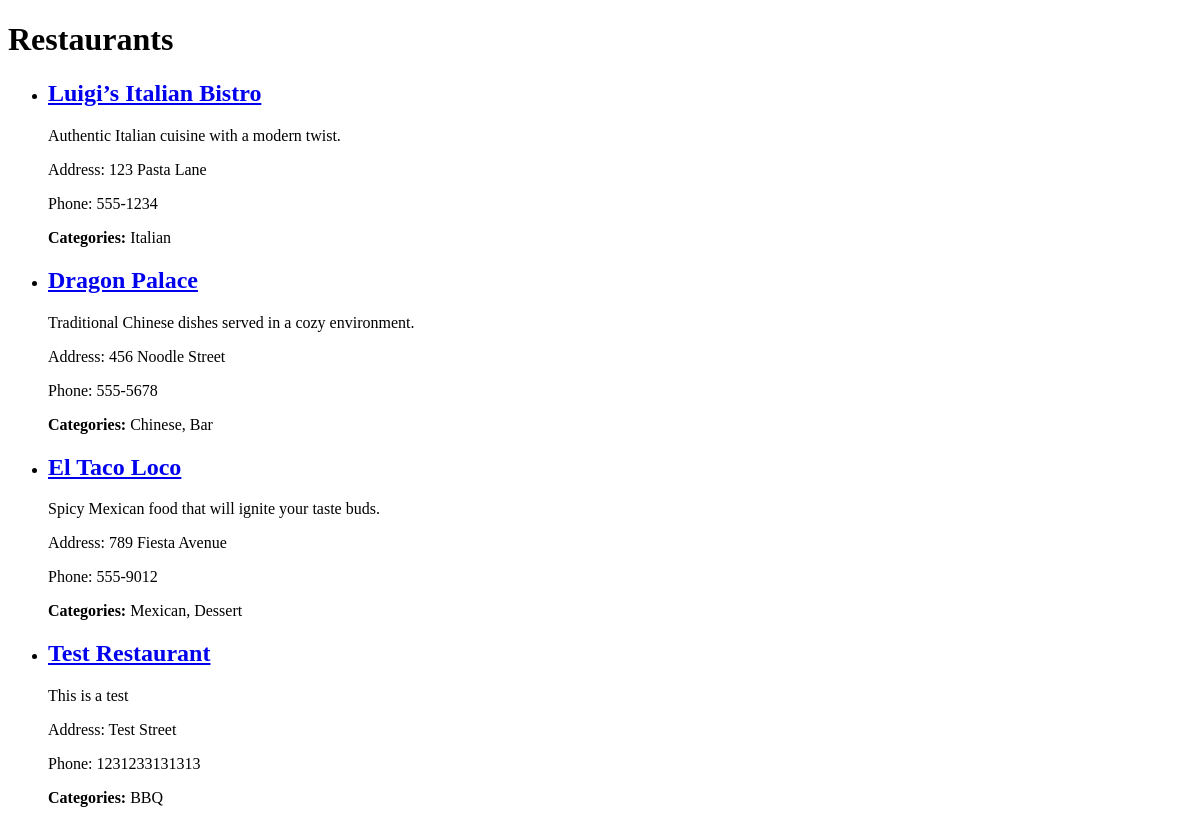
The app's page /restaurants, older data.
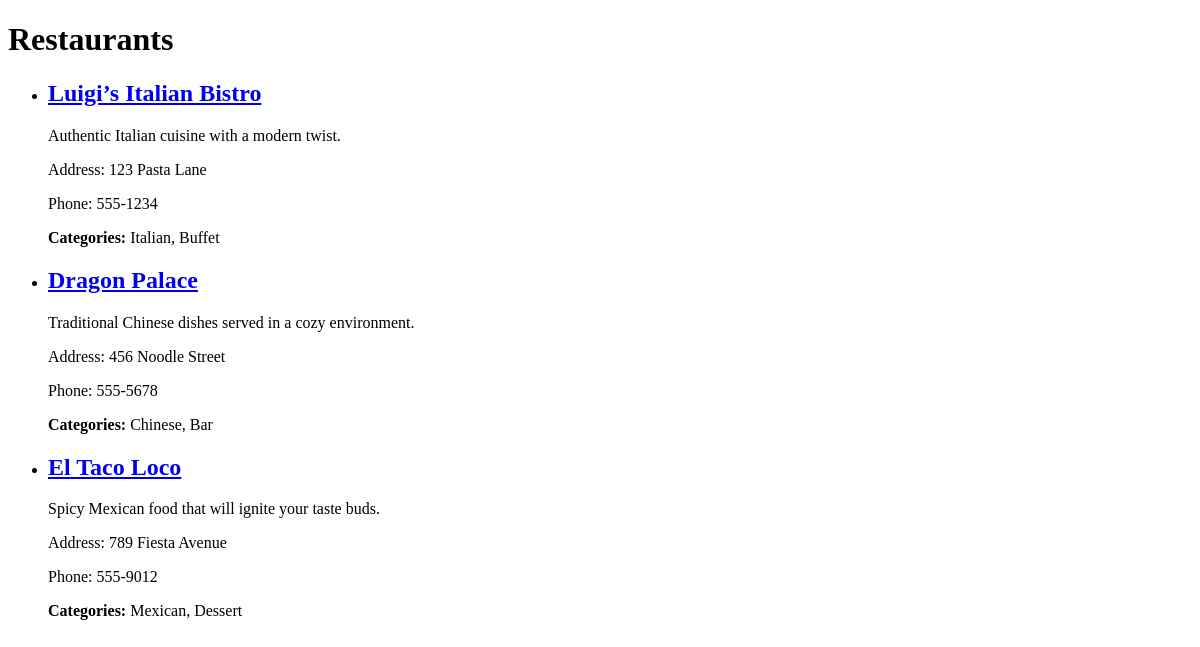
The same page, newer data.
### app/models.py (models this page shows, shortened)
class Restaurant(db.Model):
    __tablename__ = 'restaurants'  # Ensure plural
    id = db.Column(db.Integer, primary_key=True)
    name = db.Column(db.String(128), nullable=False)
    address = db.Column(db.String(256), nullable=False)
    phone_number = db.Column(db.String(20), nullable=False)
    description = db.Column(db.Text(), nullable=True)
    manager_id = db.Column(db.Integer, db.ForeignKey('users.id'), nullable=False)
    categories = db.relationship('Category', secondary='restaurant_categories', back_populates='restaurants')
    reservations = db.relationship('Reservation', back_populates='restaurant', cascade='all, delete-orphan')

class Category(db.Model):
    __tablename__ = 'categories'  # Ensure plural
    id = db.Column(db.Integer, primary_key=True)
    name = db.Column(db.String(64), nullable=False, unique=True)
    restaurants = db.relationship('Restaurant', secondary='restaurant_categories', back_populates='categories')

### app/main/routes.py (the view)
@bp.route('/restaurants')
def list_restaurants():
    restaurants = Restaurant.query.all()
    return render_template('restaurants.html', restaurants=restaurants)

### app/templates/restaurants.html (shortened to what this page needs)
<!DOCTYPE html>
<html lang="en">
<head>
</head>
<body>
    <h1>Restaurants</h1>
    <ul>
        {% for restaurant in restaurants %}
            <li>
                <h2>
                    <a href="{{ url_for('main.get_restaurant_detail', restaurant_id=restaurant.id) }}">
                        {{ restaurant.name }}
                    </a>
                </h2>
                <p>{{ restaurant.description }}</p>
                <p>Address: {{ restaurant.address }}</p>
                <p>Phone: {{ restaurant.phone_number }}</p>
                <p><strong>Categories:</strong>
                    {% for category in restaurant.categories %}
                        {{ category.name }}{% if not loop.last %}, {% endif %}
                    {% endfor %}
                </p>
            </li>
        {% endfor %}
    </ul>
</body>
</html>

Row changes from the older to the newer data that the page shows:
removed Restaurant: name "Test Restaurant", description "This is a test", address "Test Street", phone_number "1231233131313"
no longer on this page (row unchanged): Category: name "BBQ", shown under "Test Restaurant"
changed Restaurant "Luigi’s Italian Bistro": gains Category (name "Buffet")
shown differently, row unchanged: Category "Italian": now shows ","
